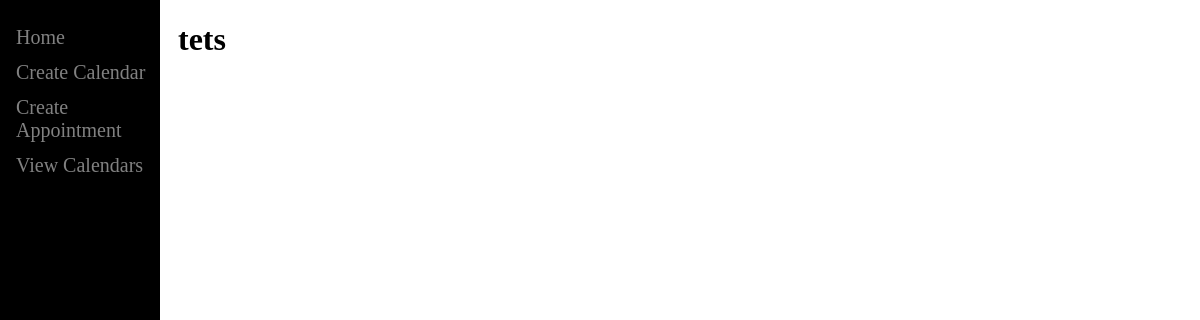
Page /appointment/tets/ on the earlier database version.
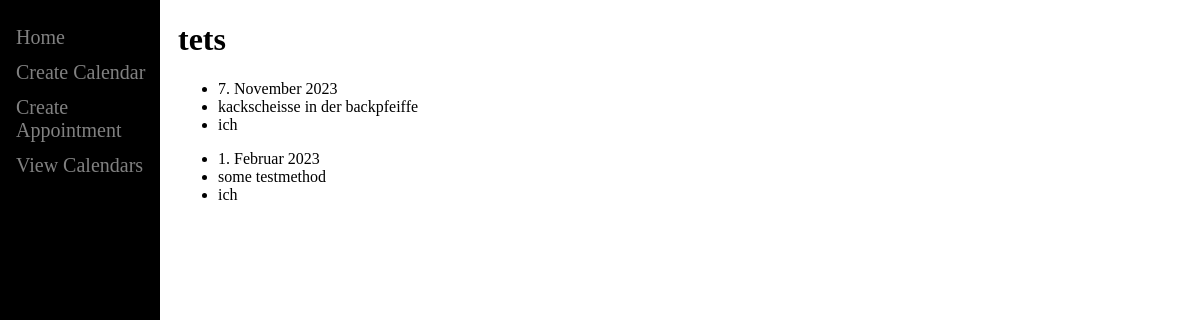
Same page on the later database version.
### main/models.py (models this page shows, shortened)
class Appointment(models.Model):
    calendar = models.ForeignKey(Calendar, on_delete=models.CASCADE)
    name = models.CharField(max_length=50)
    description = models.CharField(max_length=250)
    date = models.DateField()
    persons = models.CharField(max_length=100)

### main/views.py (the view)
# urls.py: path('appointment/<str:name>/', views.Appointments.appointment, name='appointment'),
    @staticmethod
    def appointment(response, name: str):
        appointments = Appointment.objects.all()
        relevantAppointments: list = []
        for appointment in appointments:
            if appointment.name == name:
                relevantAppointments.append(appointment)
        return render(response, 'main/appointment.html', {'list': relevantAppointments, 'name': name})

### main/templates/main/appointment.html (shortened to what this page needs)
<!DOCTYPE html>
<html lang="en">
{% extends "main/baseTemplate.html" %}
{% block content %}
<h1>{{name}}</h1>
{% for appointment in list %}
    <ul>
        <li>{{appointment.date}}</li>
        <li>{{appointment.description}}</li>
        <li>{{appointment.persons}}</li>
    </ul>
{% endfor %}
{% endblock %}

### main/templates/main/baseTemplate.html (shortened to what this page needs)
<!DOCTYPE html>
<html lang="en">
<head>
</head>
<body>
    <div class="navigationSideBar">
        <a href="">Home</a>
        <a href="/CreateCalendar">Create Calendar</a>
        <a href="/CreateAppointment">Create Appointment</a>
        <a href="/calendars">View Calendars</a>
    </div>
    <div id="content", name ="content", class="content">
        {% block content %}
        {% endblock %}
    </div>
</body>
</html>

### main/templates/main/baseTemplate.html (style rules this page uses)
.navigationSideBar { height: 100%; width: 160px; position: fixed; z-index: 1; top: 0; left: 0; background-color: #000; overflow-x: :hidden; padding-top: 20px; }
.navigationSideBar a { padding: 6px 8px 6px 16px; text-decoration: none; font-size: 20px; color: #818181; display: block; }
.content { margin-left: 160px; padding: 0px 10px; }

Differences in the rows shown:
added Appointment: date "7. November 2023", description "kackscheisse in der backpfeiffe", persons "ich"
added Appointment: date "1. Februar 2023", description "some testmethod", persons "ich"
